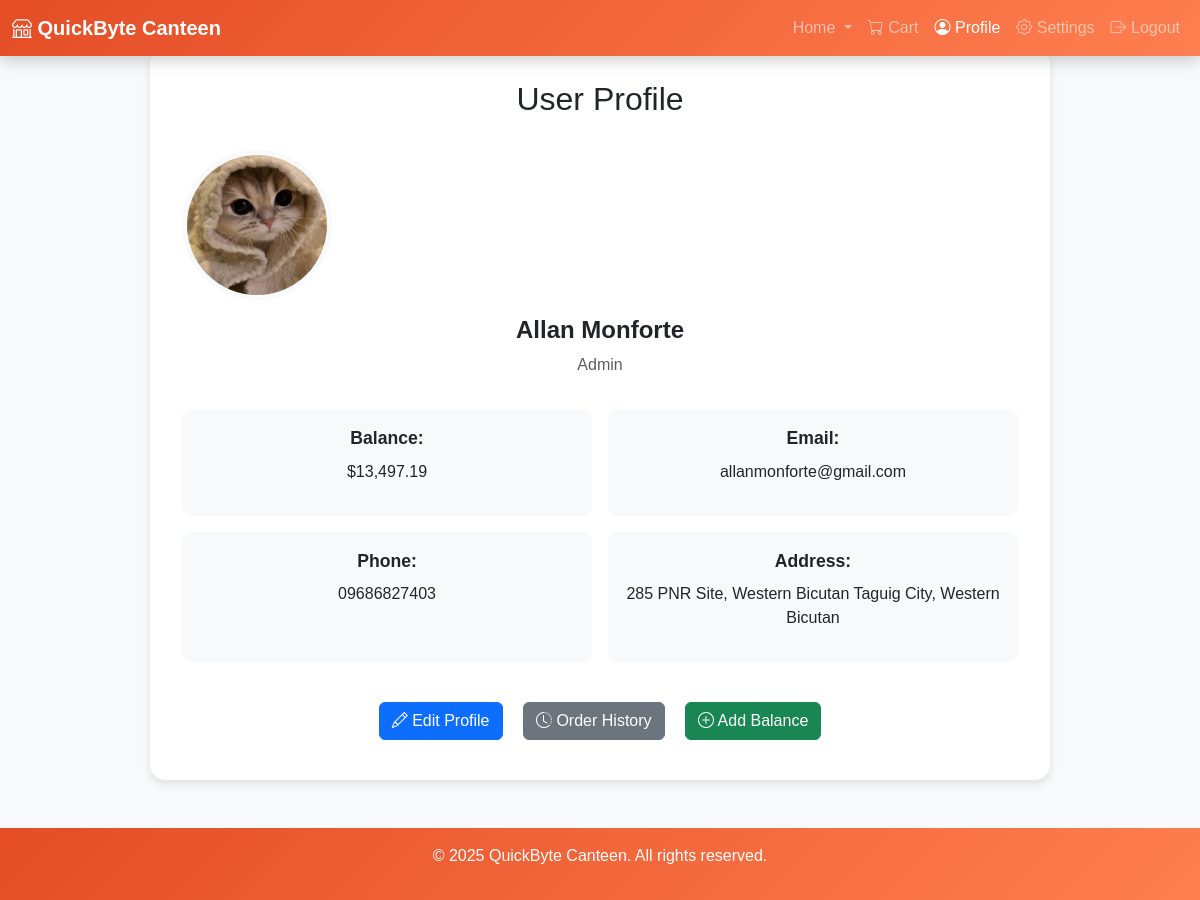
The app's page /user/user_profile.php (signed in) with its own data.
### tables this page shows
CREATE TABLE `users` (
  `user_id` int(11) NOT NULL,
  `name` varchar(100) NOT NULL,
  `email` varchar(100) NOT NULL,
  `password` varchar(255) NOT NULL,
  `role` enum('Student','Retailer','Admin') DEFAULT NULL,
  `balance` decimal(10,2) DEFAULT 0.00,
  `phone` varchar(15) DEFAULT NULL,
  `address` varchar(255) DEFAULT NULL,
  `status` tinyint(1) NOT NULL DEFAULT 1,
  `image_path` varchar(255) DEFAULT 'images/default-profile.jpg',
  `email_unique` varchar(255) GENERATED ALWAYS AS (case when `email` = 'ad123min@gmail.com' then NULL else `email` end) STORED
);

### user/user_profile.php (the view, shortened to what this page needs)
<?php
include '../config.php';
$user_id = $_SESSION['user_id'];
$sql = "SELECT name, email, role, balance, phone, address, image_path FROM users WHERE user_id = ?";
$stmt = $con->prepare($sql);
$stmt->bind_param("i", $user_id);
$stmt->execute();
$result = $stmt->get_result();
$user = $result->fetch_assoc();
$user['phone'] = $user['phone'] ?? 'Not Provided';
$user['address'] = $user['address'] ?? 'Not Provided';
?>
<!DOCTYPE html>
<html lang="en">
<head>
    <link rel="stylesheet" href="https://cdn.jsdelivr.net/npm/bootstrap@5.3.0-alpha1/dist/css/bootstrap.min.css">
    <link rel="stylesheet" href="https://cdn.jsdelivr.net/npm/bootstrap-icons/font/bootstrap-icons.css">
</head>
<body>
    <nav class="navbar navbar-expand-lg navbar-dark fixed-top">
        <div class="container-fluid">
            <a class="navbar-brand" href="index.php"><i class="bi bi-shop"></i> QuickByte Canteen</a>
            <div class="collapse navbar-collapse" id="navbarNav">
                <ul class="navbar-nav ms-auto">
                    <li class="nav-item dropdown">
                        <a class="nav-link dropdown-toggle" href="index.php" id="navbarDropdown" role="button" data-bs-toggle="dropdown" aria-expanded="false">
                            Home
                        </a>
                    </li>
                    <li class="nav-item">
                        <a class="nav-link" href="cart.php"><i class="bi bi-cart"></i> Cart</a>
                    </li>
                    <li class="nav-item">
                        <a class="nav-link active" href="user_profile.php"><i class="bi bi-person-circle"></i> Profile</a>
                    </li>
                    <li class="nav-item">
                        <a class="nav-link" href="settings.php"><i class="bi bi-gear"></i> Settings</a>
                    </li>
                    <li class="nav-item">
                        <a class="nav-link" href="../auth/logout.php"><i class="bi bi-box-arrow-right"></i> Logout</a>
                    </li>
                </ul>
            </div>
        </div>
    </nav>
    <div class="container">
        <div class="profile-container">
            <div class="profile-header">
                <h2>User Profile</h2>
            </div>
            <div class="profile-info">
                <img src="<?php echo htmlspecialchars($user['image_path']); ?>" alt="Profile Picture" class="profile-image">
                <h4 class="text-center"><?php echo htmlspecialchars($user['name']); ?></h4>
                <p class="text-center text-muted"><?php echo htmlspecialchars($user['role']); ?></p>
            </div>
            <div class="profile-details">
                <div>
                    <strong>Balance:</strong>
                    <p>$<?php echo number_format($user['balance'], 2); ?></p>
                </div>
                <div>
                    <strong>Email:</strong>
                    <p><?php echo htmlspecialchars($user['email']); ?></p>
                </div>
                <div>
                    <strong>Phone:</strong>
                    <p><?php echo htmlspecialchars($user['phone']); ?></p>
                </div>
                <div>
                    <strong>Address:</strong>
                    <p><?php echo htmlspecialchars($user['address']); ?></p>
                </div>
            </div>
            <div class="profile-actions">
                <a href="update_profile.php" class="btn btn-primary">
                    <i class="bi bi-pencil"></i> Edit Profile
                </a>
                <a href="order_history.php" class="btn btn-secondary">
                    <i class="bi bi-clock-history"></i> Order History
                </a>
                <button type="button" class="btn btn-success" data-bs-toggle="modal" data-bs-target="#addBalanceModal">
                    <i class="bi bi-plus-circle"></i> Add Balance
                </button>
            </div>
        </div>
    </div>
    <footer>
        <p>&copy; 2025 QuickByte Canteen. All rights reserved.</p>
    </footer>
</body>
</html>

### user/user_profile.php (style rules this page uses)
body { background-color: #f8f9fa; min-height: 100vh; display: flex; flex-direction: column; font-family: 'Poppins', sans-serif; }
.navbar { background: linear-gradient(135deg, #e44d26, #ff7f50); color: white; box-shadow: 0 4px 15px rgba(0, 0, 0, 0.2); }
.navbar-brand { font-weight: bold; }
.profile-container { max-width: 900px; margin: 3rem auto; border-radius: 15px; box-shadow: 0 4px 8px rgba(0, 0, 0, 0.1); background-color: #fff; padding: 2rem; }
.profile-header { text-align: center; margin-bottom: 2rem; }
.profile-image { width: 150px; height: 150px; border-radius: 50%; object-fit: cover; margin: 0 auto 1rem; border: 5px solid #f8f9fa; }
.profile-info { margin-bottom: 2rem; }
.profile-info h4 { font-weight: bold; margin-bottom: 0.5rem; }
.profile-details { display: flex; flex-wrap: wrap; gap: 1rem; }
.profile-details div { flex: 1 1 45%; background-color: #f8f9fa; border-radius: 10px; padding: 1rem; text-align: center; }
.profile-details div strong { display: block; margin-bottom: 0.5rem; font-size: 1.1rem; }
.profile-actions { text-align: center; margin-top: 2rem; }
.profile-actions .btn { margin: 0.5rem; }
footer { background: linear-gradient(135deg, #e44d26, #ff7f50); color: white; text-align: center; padding: 1rem 0; margin-top: auto; }

### records on screen
users: image_path (picture), name "Allan Monforte", role "Admin", balance "13,497.19", email "allanmonforte@gmail.com", phone "09686827403", address "285 PNR Site, Western Bicutan Taguig City, Western Bicutan"
